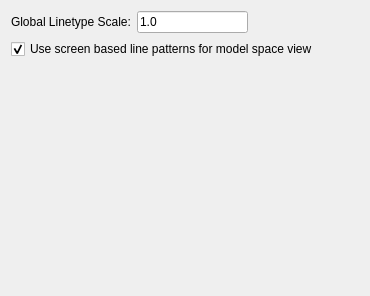
<?xml version="1.0" encoding="UTF-8"?>
<ui version="4.0">
 <class>LinetypeSettings</class>
 <widget class="QWidget" name="LinetypeSettings">
  <property name="geometry">
   <rect>
    <x>0</x>
    <y>0</y>
    <width>370</width>
    <height>296</height>
   </rect>
  </property>
  <layout class="QVBoxLayout" name="verticalLayout">
   <item>
    <layout class="QHBoxLayout" name="horizontalLayout">
     <item>
      <widget class="QLabel" name="label">
       <property name="text">
        <string>Global Linetype Scale:</string>
       </property>
      </widget>
     </item>
     <item>
      <widget class="RMathLineEdit" name="Scale">
       <property name="text">
        <string notr="true">1.0</string>
       </property>
       <property name="angle" stdset="0">
        <bool>false</bool>
       </property>
       <property name="defaultUnit" stdset="0">
        <number>0</number>
       </property>
      </widget>
     </item>
     <item>
      <spacer name="horizontalSpacer">
       <property name="orientation">
        <enum>Qt::Horizontal</enum>
       </property>
       <property name="sizeHint" stdset="0">
        <size>
         <width>40</width>
         <height>20</height>
        </size>
       </property>
      </spacer>
     </item>
    </layout>
   </item>
   <item>
    <widget class="QCheckBox" name="ScreenBasedPatterns">
     <property name="text">
      <string>Use screen based line patterns for model space view</string>
     </property>
     <property name="checked">
      <bool>true</bool>
     </property>
    </widget>
   </item>
   <item>
    <spacer name="verticalSpacer">
     <property name="orientation">
      <enum>Qt::Vertical</enum>
     </property>
     <property name="sizeHint" stdset="0">
      <size>
       <width>20</width>
       <height>233</height>
      </size>
     </property>
    </spacer>
   </item>
  </layout>
 </widget>
 <customwidgets>
  <customwidget>
   <class>RMathLineEdit</class>
   <extends>QLineEdit</extends>
   <header>RMathLineEdit.h</header>
  </customwidget>
 </customwidgets>
 <resources/>
 <connections/>
</ui>
